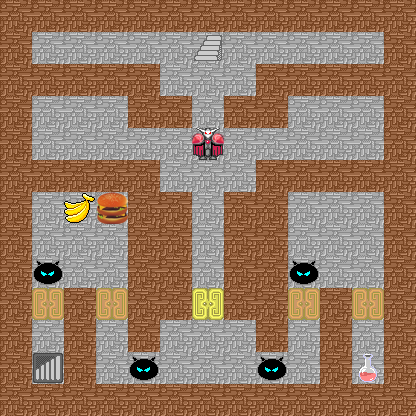

This is a level from a 2D game, rendered from its Tiled map with the project's own tilesets. A one-line summary and the map file follow, with tile-layer data summarised:
An orthogonal 13x13 tile map with 32x32 px tiles, 11 tile layers (Background, Wall, OrangeLock, YellowLock, ...), 9 tilesets and 4 objects (Downstair, HeroEnter, Upstiar, Shield).

<map version="1.0" orientation="orthogonal" renderorder="right-down" width="13" height="13" tilewidth="32" tileheight="32">
 <tileset firstgid="1" name="Wall" tilewidth="32" tileheight="32">
  <image source="魔塔吧优质标准化大素材库/Characters/Event01-Wall01.png" width="128" height="128" />
 </tileset>
 <tileset firstgid="17" name="Key" tilewidth="32" tileheight="32">
  <image source="魔塔吧优质标准化大素材库/Characters/Event01-Door07.png" width="128" height="128" />
 </tileset>
 <tileset firstgid="33" name="Monster" tilewidth="32" tileheight="32">
  <image source="魔塔吧优质标准化大素材库/Battlers/Monster01-12_3_1.png" width="32" height="32" />
 </tileset>
 <tileset firstgid="34" name="Banana" tilewidth="32" tileheight="32">
  <image source="魔塔吧优质标准化大素材库/Icons/Item01-06_4_1.png" width="32" height="32" />
 </tileset>
 <tileset firstgid="35" name="Hamburger" tilewidth="32" tileheight="32">
  <image source="魔塔吧优质标准化大素材库/Icons/Item03-06_3_4.png" width="32" height="32" />
 </tileset>
 <tileset firstgid="36" name="RedBottles" tilewidth="32" tileheight="32">
  <image source="魔塔吧优质标准化大素材库/Icons/Item01-02_1_1.png" width="32" height="32" />
 </tileset>
 <tileset firstgid="37" name="Monster08-03_1_1" tilewidth="32" tileheight="32">
  <image source="魔塔吧优质标准化大素材库/Battlers/Monster08-03_1_1.png" width="32" height="32" />
 </tileset>
 <tileset firstgid="38" name="Downstair" tilewidth="32" tileheight="32">
  <image source="魔塔吧优质标准化大素材库/Icons/Downstair.png" width="32" height="32" />
 </tileset>
 <tileset firstgid="39" name="Upstair" tilewidth="32" tileheight="32">
  <image source="魔塔吧优质标准化大素材库/Icons/Upstair.png" width="32" height="32" />
 </tileset>
 <layer name="Background" width="13" height="13">
  <data>[169 cells, 169 non-empty, 1 distinct tile ids]</data>
 </layer>
 <layer name="Wall" width="13" height="13">
  <data>[169 cells, 92 non-empty, 1 distinct tile ids]</data>
 </layer>
 <layer name="OrangeLock" width="13" height="13">
  <data>[169 cells, 4 non-empty, 1 distinct tile ids]</data>
 </layer>
 <layer name="YellowLock" width="13" height="13">
  <data>[169 cells, 1 non-empty, 1 distinct tile ids]</data>
 </layer>
 <layer name="Monster" width="13" height="13">
  <data>[169 cells, 4 non-empty, 1 distinct tile ids]</data>
 </layer>
 <layer name="Hamburger" width="13" height="13">
  <data>[169 cells, 1 non-empty, 1 distinct tile ids]</data>
 </layer>
 <layer name="Banana" width="13" height="13">
  <data>[169 cells, 1 non-empty, 1 distinct tile ids]</data>
 </layer>
 <layer name="RedBottles" width="13" height="13">
  <data>[169 cells, 1 non-empty, 1 distinct tile ids]</data>
 </layer>
 <layer name="Boss" width="13" height="13">
  <data>[169 cells, 1 non-empty, 1 distinct tile ids]</data>
 </layer>
 <objectgroup name="Object">
  <object name="Downstair" x="48" y="368" />
  <object name="HeroEnter" x="48" y="336" />
  <object name="Upstiar" x="208" y="48" />
  <object name="Shield" x="336" y="240">
   <properties>
    <property name="ATK" value="0" />
    <property name="Address" value="Pan.png" />
    <property name="DEF" value="100" />
   </properties>
  </object>
 </objectgroup>
 <layer name="Upstair" width="13" height="13">
  <data>[169 cells, 1 non-empty, 1 distinct tile ids]</data>
 </layer>
 <layer name="DownStair" width="13" height="13">
  <data>[169 cells, 1 non-empty, 1 distinct tile ids]</data>
 </layer>
</map>
